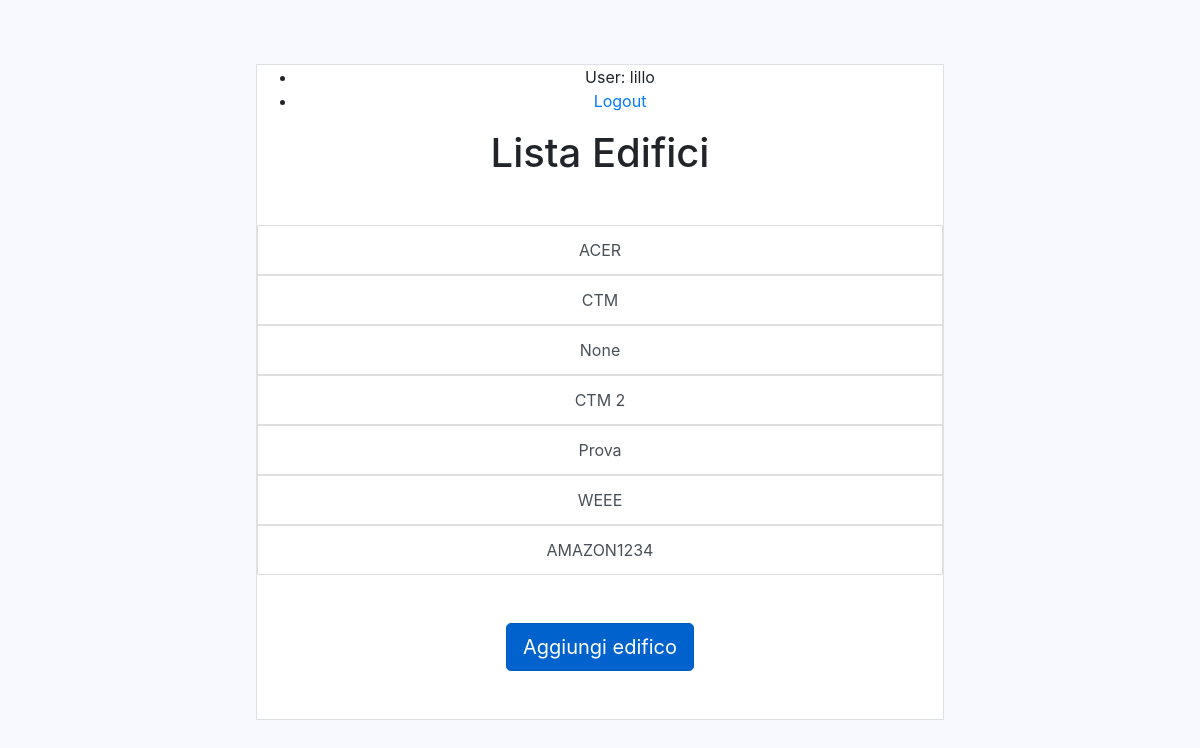
/home/ (signed in), run on an earlier commit of the app's database.
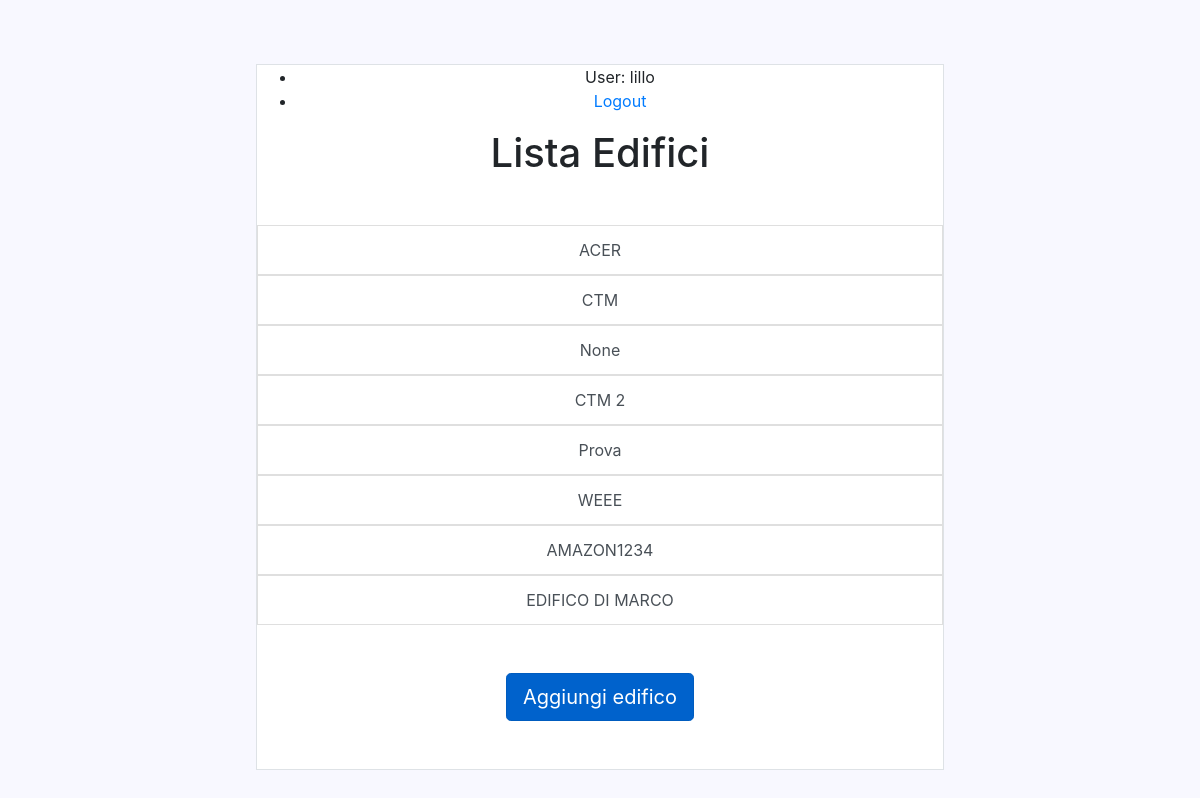
And on a later commit of the database.
### cal/models.py (models this page shows, shortened)
class CalendarGroups(models.Model):
    GRP = (
       ('Palazzo delle Scienze', 'Palazzo delle Scienze'),
       ('Mem', 'Mem'),
    )
    name = models.CharField(max_length = 155, blank=True, null=True, unique=True)

### cal/views.py (the view)
# urls.py: url(r'^home/$', views.GroupCalendarView.as_view(), name='home'), #Prova
class GroupCalendarView(LoginRequiredMixin, generic.ListView):
    model = CalendarGroups
    template_name = 'cal/home.html'
    def get_context_data(self, **kwargs):
        context = super().get_context_data(**kwargs)
        return context

### cal/templates/cal/home.html (shortened to what this page needs)
{% load static %}
<!doctype html>
<html lang="en">
<head>
  <link rel="stylesheet" href="https://maxcdn.bootstrapcdn.com/bootstrap/4.5.0/css/bootstrap.min.css">
  <link rel="stylesheet" href="https://use.fontawesome.com/releases/v5.0.10/css/all.css">
  <link rel="stylesheet" type="text/css" href="{% static 'cal/css/styles.css' %}">
</head>
<body class="text-center mt-5">
	<div class="cover-container d-flex w-100 h-100 p-3 mx-auto flex-column">
		<main class="inner cove border" role="main" style="background-color: white;">
			 <ul>
			   {% if user.is_authenticated %}
			     <li>User: {{ user.get_username }}</li>
			     <li><a href="{% url 'logout'%}?next={{request.path}}">Logout</a></li>
			   {% else %}
			     <li><a href="{% url 'login'%}?next={{request.path}}">Login</a></li>
			   {% endif %}
			 </ul>
			<h1 class="cover-heading mt-3">Lista Edifici</h1>
			<div class="mt-5">
				<ul class="list-group">
					{% for group in object_list %}
			   	 	<a href="{{ group.id }}"><li class="list-group-item list-group-item-action">{{ group.name }}</li></a>
					{% empty %}
			    		<li class="list-group-item">Non ci sono edifici disponibili</li>
					{% endfor %}
				</ul>
			</div>
			{% if user.is_staff %}
			<a class="btn btn-primary btn-lg active mt-5 mb-5" href="{% url 'cal:group_new' %}">Aggiungi edifico</a>
			{% endif %}
		</main>
	</div>
</body>
</html>

### cal/static/cal/css/styles.css (style rules this page uses)
.text-center { text-align: center !important; }
body { display: flex; }
html, body { height: 100%; background-color: #f8f8ff; }
body { margin: 0; font-size: 1rem; font-weight: 400; line-height: 1.5; text-align: left; }
main, nav, section { display: block; }
main { box-sizing: border-box; }
.h1, h1 { font-size: 2.5rem; margin-top: 0; margin-bottom: .5rem; font-weight: 500; line-height: 1.2; }
.h-100 { height: 100% !important; }
.w-100 { width: 60% !important; }

What changed in the data, as far as the page shows it:
added CalendarGroups: name "EDIFICO DI MARCO"
